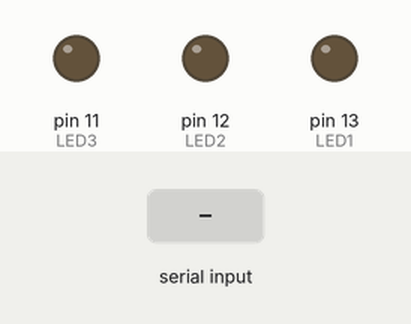
A sketch run on a simulated Arduino Uno, built with avr-gcc and run on an emulated ATmega328P. On the bench: output pins drawn as LEDs (lit = HIGH). The inputs (shaded band) are chosen by the test bench.

Above: at 1.2 s.
1.3 s: "Z" received over the second serial link
At 2.0 s:
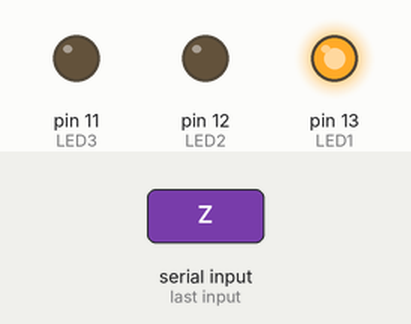
2.8 s: "Y" received over the second serial link
At 3.1 s:
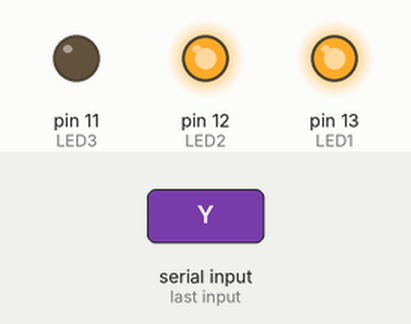
4.3 s: "z" received over the second serial link
At 5.5 s:
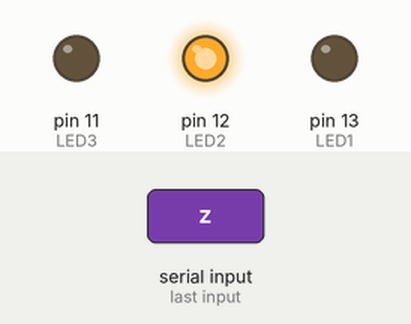
5.8 s: "W" received over the second serial link
At 6.6 s:
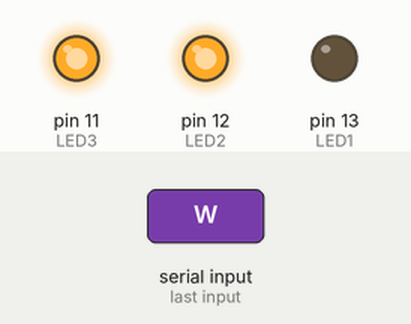
7.3 s: "y" received over the second serial link
At 7.8 s:
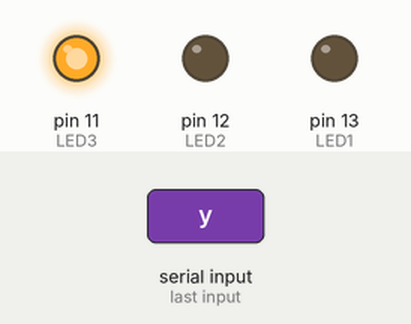
8.8 s: "w" received over the second serial link
At 10.1 s:
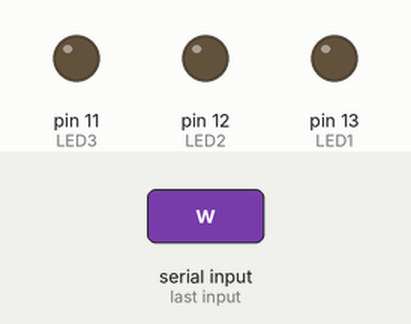
Timing chart, 0 to 11.3 s (numbered marks = the images above; inputs shaded):
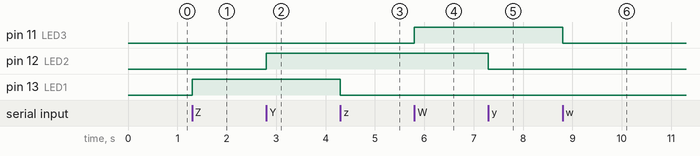

The sketch:

ARDUINO_LED_STIMULATION.ino
```cpp
//Create the variables and assign pins to them
#include <SoftwareSerial.h>
SoftwareSerial BTSerial(2, 3); // TX | RX
char flag;
int LED1 = 13;
int LED2 = 12;
int LED3 = 11;

void setup()
{
  // set the pins to output pins using pinMODE
  pinMode(LED1,OUTPUT);
  pinMode(LED2,OUTPUT);
  pinMode(LED3,OUTPUT);
  //Serial.begin(9600);
  while(!Serial);
    BTSerial.begin(9600);
   BTSerial.println("Hello WORLD");
   //MyBlue.begin(9600);
  //Serial.println("Ready to connect\nDefualt password is 1234 or 000");
}

void loop()
 {
 // while (Serial.available())
  while (BTSerial.available())
  {
    //flag = Serial.read();
    flag = BTSerial.read();
    //Serial.write(flag);
    //Serial.println(flag);

  if (flag == 'Z')
  {
    digitalWrite(LED1, HIGH);
    //Serial.println("LED1 On");
  }
  else if (flag == 'z')
  {
    digitalWrite(LED1, LOW);
    //Serial.println("LED1 Off");
  }

  if (flag == 'Y')
  {
    digitalWrite(LED2, HIGH);
    //Serial.println("LED2 On");
  }
  else if (flag == 'y')
  {
    digitalWrite(LED2, LOW);
    //Serial.println("LED2 Off");
  }
  if (flag == 'W')
  {
    digitalWrite(LED3, HIGH);
    //Serial.println("LED3 On");
  }
  else if (flag == 'w')
  {
    digitalWrite(LED3, LOW);
    //Serial.println("LED3 Off");
  }
 }
 //if (Serial.available()) BTSerial.write(Serial.read());
}
```

Measured:
- after the input at 1.3 s, pin 13 (LED1): LOW → HIGH at once
- after the input at 2.8 s, pin 12 (LED2): LOW → HIGH at once
- after the input at 4.3 s, pin 13 (LED1): HIGH → LOW at once
- after the input at 5.8 s, pin 11 (LED3): LOW → HIGH at once
- after the input at 7.3 s, pin 12 (LED2): HIGH → LOW at once
- after the input at 8.8 s, pin 11 (LED3): HIGH → LOW at once
